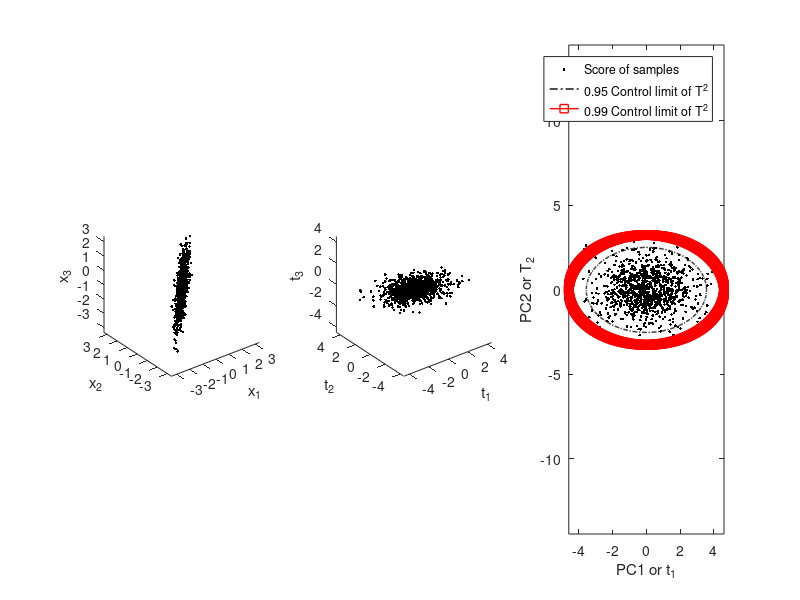
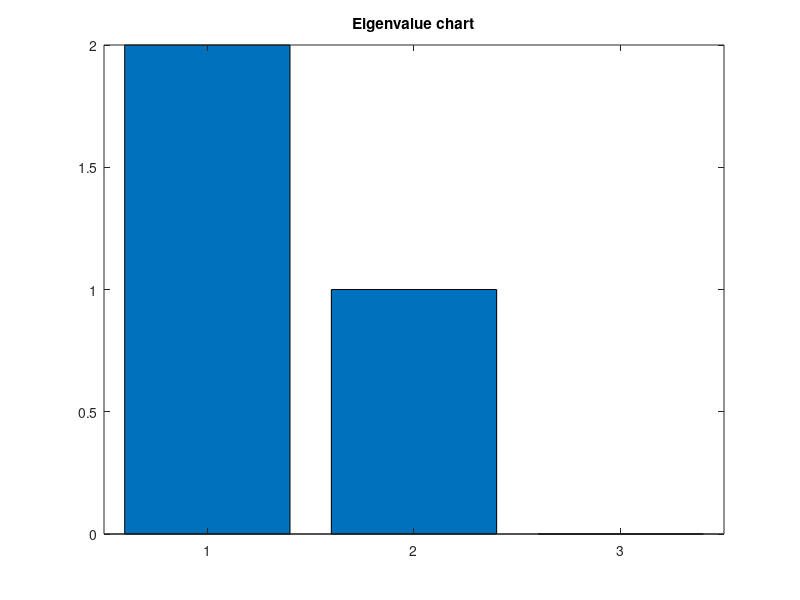
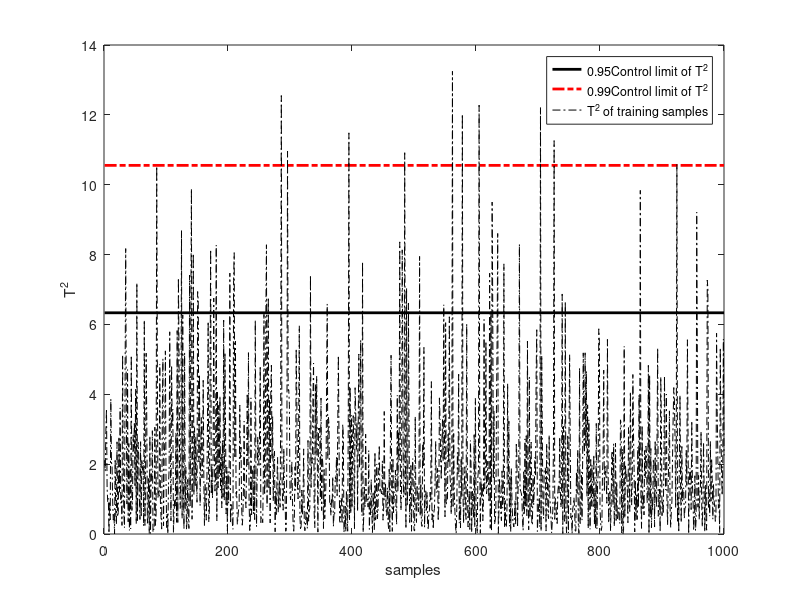

These figures' MATLAB source, in order:
clc
close all;
clear
%% pca 和 T2样例 以及如何画椭圆
%% 
m=1000; % the number of samples
alpha1=0.95;
alpha2=0.99;
%% data set
x1=-5+10*randn(m,1);
x2=5*x1.^1+1*randn(m,1);
x3=0.01*randn(m,1);
% x4=3*x3.^1;
% x5=5*x3;
% x=[x1,x2,x3,x4,x5];
x=[x1,x2,x3];
%% sdandardized
miu=mean(x);st=std(x);
n=size(x,2);
for i=1:n
x(:,i)=(x(:,i)-miu(i))./st(i);
end
figure(1)
subplot(1,3,1)
plot3(x(:,1),x(:,2),x(:,3),'k.')
axis equal
xlabel('x_1');ylabel('x_2'),zlabel('x_3')
%% PCA
[coeff, score, latent, tsquared, explained] = pca(x); % score
figure(2)
bar(latent)
title('Eigenvalue chart')
for i=1:m
  T(i,:)=x(i,:)*coeff;      %T=score
end

figure(1)
subplot(1,3,2)
plot3(T(:,1),T(:,2),T(:,3),'k.')
xlabel('t_1');ylabel('t_2');zlabel('t_3')
axis equal
% according to CPV PCS=2;
PCS=2;
% the retained PCS 
  Tx=T(:,1:PCS);

figure(1)
subplot(1,3,3)
plot(Tx(:,1),Tx(:,2),'k.')
xlabel('PC1 or t_1'); ylabel('PC2 or T_2')
axis equal
% T2
C=diag(latent(1:PCS,:));
INVC=inv(C);
for i=1:m
   T2(i)=Tx(i,:)*INVC*Tx(i,:)';
end
% control limit
T2CL1=quantile(T2,alpha1);
T2CL2=quantile(T2,alpha2);
% control chart
figure(4)
plot([1,m]',[T2CL1,T2CL1],'k-','Linewidth',2)
hold on
plot([1,m]',[T2CL2,T2CL2],'r-.','Linewidth',2)
plot(T2,'k-.')
legend('0.95Control limit of T^2','0.99Control limit of T^2','T^2 of training samples')
xlabel('samples');ylabel('T^2')
%% ellipse
a=sqrt(latent(1,:)*T2CL1);
b=sqrt(latent(2,:)*T2CL1);
thita=0:0.01:2*pi;
t1=a*cos(thita);
t2=b*sin(thita);

a=sqrt(latent(1,:)*T2CL2);
b=sqrt(latent(2,:)*T2CL2);
thita=0:0.01:2*pi;
s1=a*cos(thita);
s2=b*sin(thita);
figure(1)
subplot(1,3,3)
hold on
plot(t1,t2,'k-.','Linewidth',1)
plot(s1,s2,'r-s','Linewidth',1)
legend('Score of samples','0.95 Control limit of T^2','0.99 Control limit of T^2')





